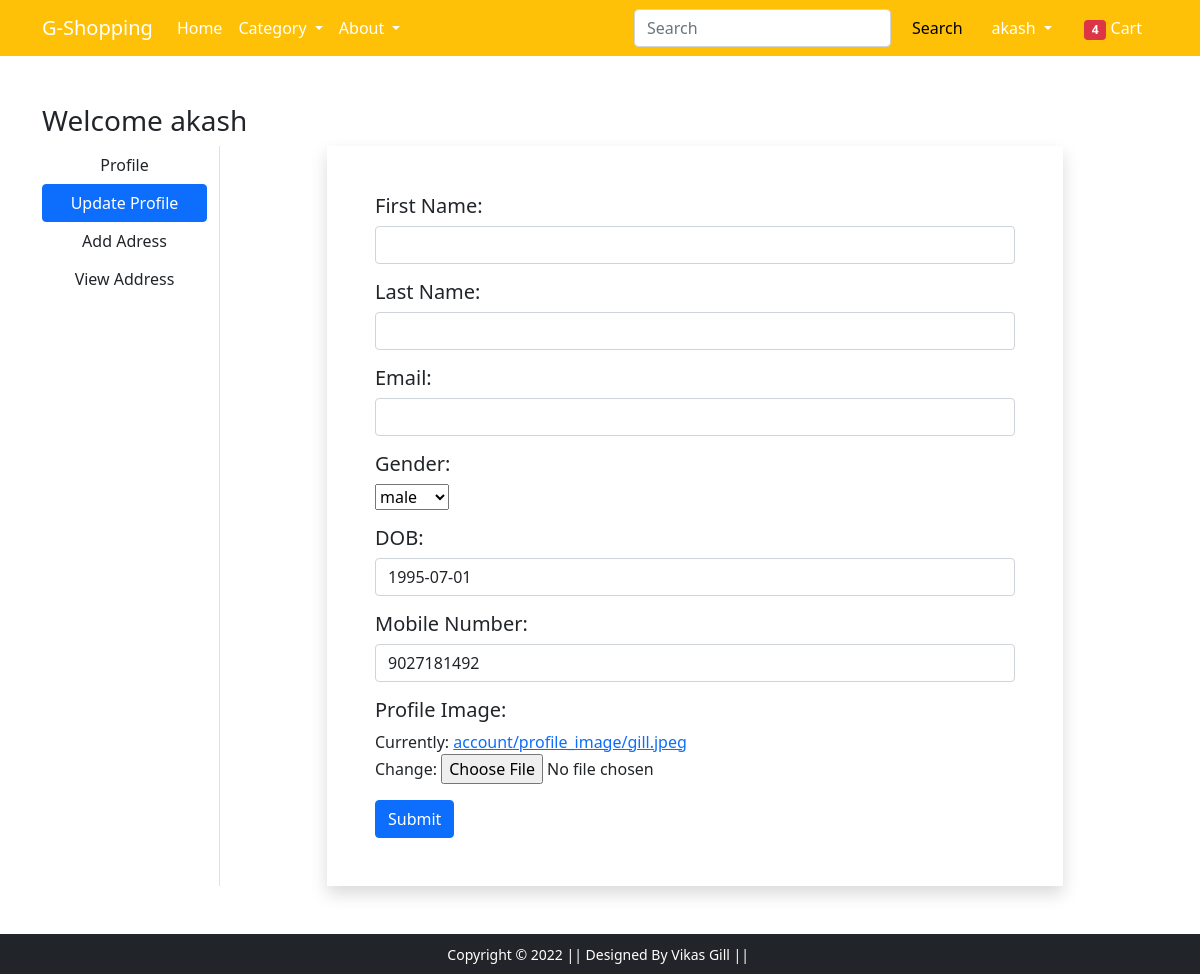
The page /account/profileUpdate/ (signed in) on the database its author committed.
### account/models.py (models this page shows, shortened)
class UserAccount(models.Model):
    user=models.OneToOneField(User,on_delete=models.CASCADE)
    user_type = models.CharField(max_length=10, choices=USER_TYPE)
    gender=models.CharField(max_length=10,choices=GENDER_TYPE)
    date_of_birth=models.DateField(null=True,blank=True)
    mobile_number=models.CharField(max_length=15,default="")
    profile_image=models.ImageField(upload_to='account/profile_image',default='account/profile_image',null=True)
    is_block=models.BooleanField(default=False)
    is_verified=models.BooleanField(default=False)
    when_add = models.DateTimeField(auto_now_add = True)

### account/views.py (the view, shortened to what this page needs)
# urls.py: path('profileUpdate/', profileUpdate.as_view(), name='profile_update'),
class profileUpdate(View):
    def get(self,request):
        pro=UserAccount.objects.get(user=request.user)
        us=User.objects.get(id=request.user.id)
        form=Profileform(instance= pro)
        return render(request, 'account/profileEdit.html',context={'form':form,'active':'btn btn-primary'})

### account/forms.py
class Profileform(forms.ModelForm):
    first_name=forms.CharField(max_length=30, required=True,label='First Name',widget=forms.TextInput(attrs={'class':'form-control'}))
    last_name=forms.CharField(max_length=30, required=True,label='Last Name',widget=forms.TextInput(attrs={'class':'form-control'}))
    mobile_number=forms.CharField(required=True,label='Mobile Number',widget=forms.TextInput(attrs={'class':'form-control'}))
    email=forms.EmailField(max_length=30, required=True,label='Email',widget=forms.EmailInput(attrs={'class':'form-control'}))
    date_of_birth=forms.DateField(required=True,label='DOB',widget=forms.TextInput(attrs={'class':'form-control'}))
    gender=forms.ChoiceField(choices=GENDER_TYPE,required=True,label='Gender')
    profile_image=forms.ImageField(required=True,label='Profile Image')
    class Meta:
        model=UserAccount
        fields=('first_name','last_name','email','gender','date_of_birth','mobile_number','profile_image')

### templates/account/profileEdit.html (shortened to what this page needs)
{% extends 'customer/base.html' %}
{% load static %}
{% block main-content %}
<div class="container my-5">
 <div class="row">
  <h3>Welcome {{request.user}}</h3>
  <div class="col-sm-2 border-end">
   <ul class="list-unstyled">
    <li class="d-grid"><a href="{% url 'profile' %}" class="btn">Profile</a></li>
    <li class="d-grid"><a href="{% url 'profile_update' %}" class="{{active}}">Update Profile</a></li>
    <li class="d-grid"><a href="{% url 'add-address' %}" class="btn">Add Adress</a></li>
    <li class="d-grid"><a href="{% url 'view-address' %}" class="btn">View Address</a></li>
   </ul>
  </div>
  <div class="col-sm-8 offset-sm-1">
        <form action="" method="post" enctype="multipart/form-data" novalidate class="shadow p-5">
    {% for fm in form %}
    <div class="form-group mb-3">
       <h5>{{fm.label_tag}}</h5>{{fm}} <small class="text-danger">{{fm.errors}}   </small>
      </div>
    {% endfor %}
     <button type="submit" class="btn btn-primary">Submit</button>
</form>
  </div>
 </div>
</div>
{% endblock main-content %}

### templates/customer/base.html (shortened to what this page needs)
<!doctype html>
{% load static %}
<html lang="en">
  <head>
    <link href="https://cdn.jsdelivr.net/npm/bootstrap@5.0.0-beta1/dist/css/bootstrap.min.css" rel="stylesheet">
  </head>
  <body>
    <nav class="navbar navbar-expand-lg navbar-dark bg-warning">
     <div class="container">
       <a class="navbar-brand" href="/">G-Shopping</a>
       <div class="collapse navbar-collapse" id="navbarSupportedContent">
         <ul class="navbar-nav me-auto mb-2 mb-lg-0">
           <li class="nav-item">
             <a class="nav-link active" aria-current="page" href="/">Home</a>
           </li>
           <li class="nav-item dropdown">
             <a class="nav-link dropdown-toggle text-white" href="#" id="electronicsDropdown" role="button" data-bs-toggle="dropdown" aria-expanded="false">
               Category
             </a>
           </li>
           <li class="nav-item dropdown">
             <a class="nav-link dropdown-toggle text-white" href="#" id="fashionDropdown" role="button" data-bs-toggle="dropdown" aria-expanded="false">
               About
             </a>
           </li>
         </ul>
         <form class="d-flex">
           <input class="form-control me-2" type="search" placeholder="Search" aria-label="Search">
           <button class="btn btn-warning" type="submit">Search</button>
         </form>
         <div>
          <ul class="navbar-nav me-auto mb-2 mb-lg-0">
            {% if request.user.is_authenticated %}
           <li class="nav-item dropdown mx-2">
              <a class="nav-link dropdown-toggle text-white" href="#" id="profileDropdown" role="button" data-bs-toggle="dropdown" aria-expanded="false">
                {{request.user}}
              </a>
            </li>
            <li class="nav-item mx-2">
             <a href="{% url 'cartView' %}" class="nav-link text-white"><span class="badge bg-danger">4</span> Cart </a>
            </li>
            {% endif %}
          </ul>
         </div>
       </div>
     </div>
    </nav>
    {% block main-content %} {% endblock main-content %}
    <footer class="container-fluid bg-dark text-center p-2 mt-5">
        <small class="text-white">Copyright &copy; 2022 || Designed By Vikas Gill || </small>
    </footer>
  </body>
</html>

### rows shown on the page
UserAccount: form "male" "1995-07-01" "9027181492"

### other values the page prints
{{ request.user }} "akash"
{{ fm.label_tag }} "First Name:" "Last Name:" "Email:" "Gender:" "DOB:" "Mobile Number:" "Profile Image:"
